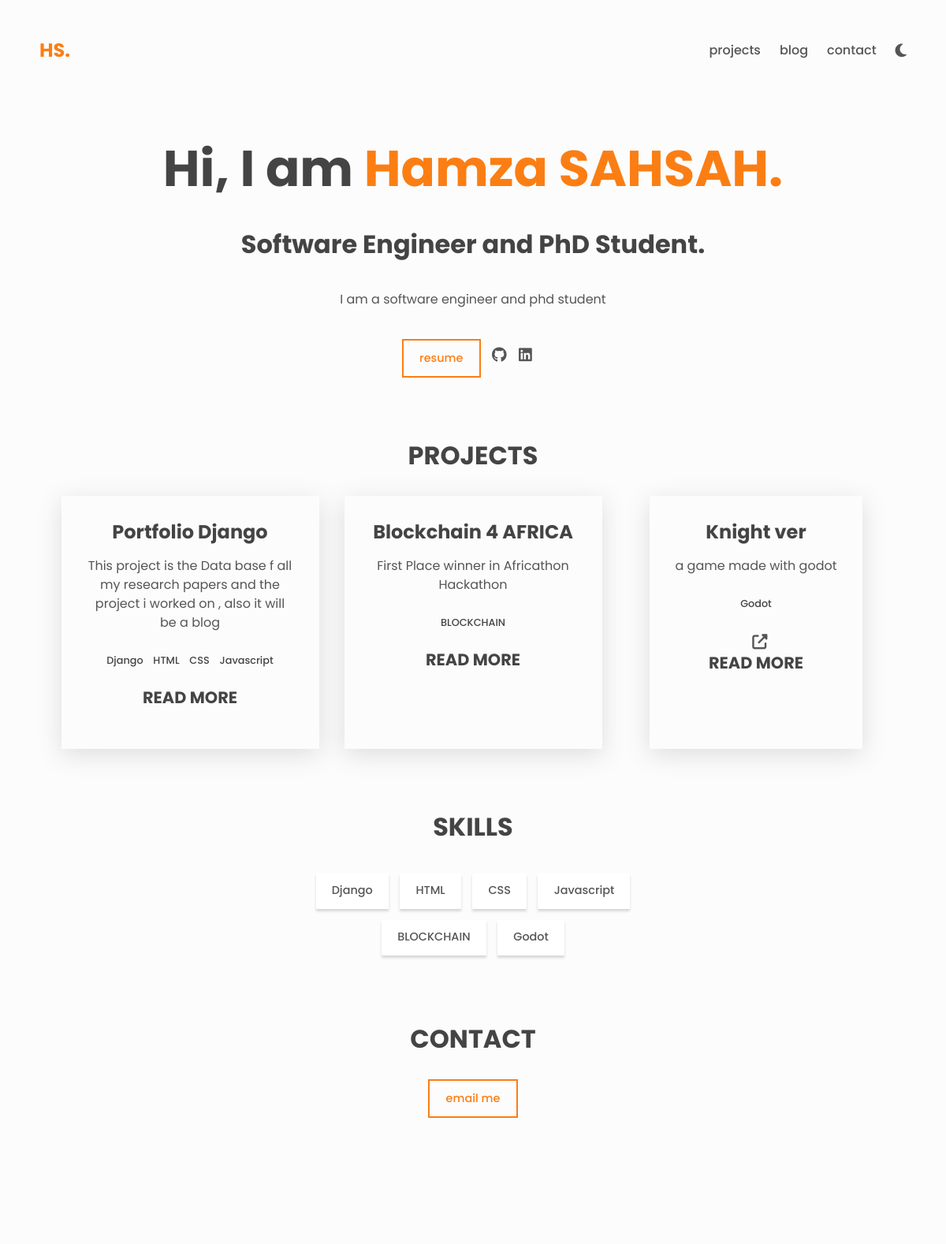
The page / on the database its author committed.
### portfolio/models.py (models this page shows, shortened)
class Persone(models.Model):
    name = models.TextField()
    role = models.TextField()
    description = models.TextField()
    resume = models.FileField()
    contact = models.TextField()
    email = models.TextField()
    github = models.TextField()
    linkedin = models.TextField()

class Project(models.Model):
    name = models.TextField()
    technologies = models.ManyToManyField(Technology)
    description = models.TextField()
    source = models.TextField(blank=True)
    live_example = models.TextField(blank=True)
    articale = models.TextField(blank=True)
    images = models.ManyToManyField(DImage)

class Technology(models.Model):
    name = models.TextField()

### blog/views.py (the view)
# urls.py: path("", views.main_page, name="main"),
def main_page(request):
    projects = Project.objects.all()
    technologies = Technology.objects.all()
    persone = Persone.objects.all()
    return render(
        request,
        "main.html",
        {"persone": persone, "projects": projects, "technologies": technologies},
    )

### blog/templates/main.html (shortened to what this page needs)
{% extends "base.html" %}
{% block content %}
    <main>
      <div class="about center">
        {% for person in persone%}
        <h1>Hi, I am <span class="about__name">{{person.name}}.</span></h1>
        <h2 class="about__role">{{person.role}}.</h2>
        <p class="about__desc">
          {{person.description}}
        </p>
        <div class="about__contact center">
          <a href="{% url 'resume'%}">
            <span class="btn btn--outline">Resume</span>
          </a>
          <a
            href="{{person.github}}"
            aria-label="github"
            class="link link--icon"
          >
            <i aria-hidden="true" class="fab fa-github"></i>
          </a>
          <a
            href="{{person.linkedin}}"
            aria-label="linkedin"
            class="link link--icon"
          >
            <i aria-hidden="true" class="fab fa-linkedin"></i>
          </a>
        </div>
        {% endfor %}
      </div>
      <section id="projects" class="section projects">
        <h2 class="section__title">Projects</h2>
        <div class="projects__grid">
            {% for project in projects %}
    <div class="project">
            <h3>{{project.name}}</h3>
            <p class="project__description">
              {{project.description}}
            </p>
            <ul class="project__stack">
              {% for tech in project.technologies.all %}
              <li class="project__stack-item">{{tech.name}}</li>
              {% endfor %}
            </ul>
            {% if  project.live_example %}
            <a
              href="{{project.live_example}}"
              aria-label="live preview"
              class="link link--icon"
            >
              <i aria-hidden="true" class="fas fa-external-link-alt"></i>
            </a>
            {% endif %}
            <h4 class="section__title"><a href={% url 'project' project.id %}>Read More</a></h4>
          </div>
        {% endfor %}
      </section>
      <section class="section skills" id="skills">
        <h2 class="section__title">Skills</h2>
        <ul class="skills__list">
          {% for tech in technologies%}
          <li  class="skills__list-item btn btn--plain">{{tech.name}}</li>
          {% endfor %}
        </ul>
      </section>
      <section class="section contact center" id="contact">
        <h2 class="section__title">Contact</h2>
        {% for person in persone%}
        <a href="mailto:{{person.email}}">
          <span class="btn btn--outline">Email me</span>
        </a>
        {% endfor %}
      </section>
    </main>
    <footer class="footer">
    </footer>
{% endblock content %}

### blog/static/style.css (style rules this page uses)
* { padding: 0; margin: 0; border: 0; outline: 0; background-color: inherit; color: inherit; font-family: inherit; font-size: inherit; box-shadow: none; box-sizing: border-box; }
html { scroll-behavior: smooth; }
body { font-family: "Poppins", sans-serif; line-height: 1.5; color: var(--clr-fg); background-color: var(--clr-bg); }
.light { --clr-bg: #fcfcfc; --clr-bg-alt: #fff; --clr-fg: #555; --clr-fg-alt: #444; --clr-primary: #fb7e14; --clr-secondary: #fac08e; --shadow: rgba(100, 100, 111, 0.2) 0px 7px 29px 0px; }
h1, h2, h3, h4 { line-height: 1.2; color: var(--clr-fg-alt); }
h1 { font-size: 4rem; }
h2 { font-size: 2rem; }
h3 { font-size: 1.5rem; }
h4 { font-size: 1.3rem; }
ul { list-style-type: none; }
a { text-decoration: none; }
.link { color: var(--clr-primary); padding: 0 0 0.3em 0; position: relative; }
.link::before { content: ""; display: inline; width: 0%; height: 0.2em; position: absolute; bottom: 0; background-color: var(--clr-secondary); transition: width 0.2s ease-in; }
.link--icon { color: var(--clr-fg); font-size: 1.2rem; }
.btn { display: block; padding: 0.8em 1.4em; font-weight: 500; font-size: 0.9rem; text-transform: lowercase; transition: transform 0.2s ease-in-out; }
.btn--outline { color: var(--clr-primary); border: 2px solid var(--clr-primary); position: relative; overflow: hidden; z-index: 1; }
.btn--outline:before { content: ""; position: absolute; background-color: var(--clr-primary); right: 100%; bottom: 0; left: 0; top: 0; z-index: -1; transition: right 0.2s ease-in-out; }
.btn--plain { text-transform: initial; background-color: var(--clr-bg-alt); box-shadow: rgba(0, 0, 0, 0.15) 0px 3px 3px 0px; border: 0; }
.center { display: flex; align-items: center; }
main { max-width: 1100px; width: 95%; margin: 0 auto; }
.section { margin-top: 5em; }
.section__title { text-align: center; margin-bottom: 1em; text-transform: uppercase; }
.about { flex-direction: column; margin-top: 3em; }
.about__name { color: var(--clr-primary); }
.about__role { margin-top: 1.2em; }
.about__desc { font-size: 1rem; max-width: 600px; }
.about__desc, .about__contact { margin-top: 2.4em; }
.about .link--icon { margin-right: 0.8em; }
.about .btn--outline { margin-right: 1em; }
.projects__grid { max-width: 1100px; margin: 0 auto; display: grid; grid-template-columns: repeat(auto-fit, minmax(18em, 1fr)); grid-gap: 2em; }
.project { padding: 2em; margin: 0 auto; text-align: center; box-shadow: var(--shadow); transition: transform 0.2s linear; }
.project__description { margin-top: 1em; }
.project__stack { display: flex; flex-wrap: wrap; justify-content: center; margin: 1.2em 0; }
.project__stack-item { margin: 0.5em; font-weight: 500; font-size: 0.8rem; color: var(--clr-fg-alt); }
.project .link--icon { margin-left: 0.5em; }
.skills__list { max-width: 450px; width: 95%; margin: 0 auto; display: flex; flex-wrap: wrap; justify-content: center; }
.skills__list-item { margin: 0.5em; }
.contact { flex-direction: column; }
.footer { padding: 3em 0; margin-top: 4em; text-align: center; }

### rows shown on the page
Persone: name "Hamza SAHSAH", role "Software Engineer and PhD Student", description "I am a software engineer and phd student"
Project: name "Portfolio Django", description "This project is the Data base f all my research papers and the project i worked on , also it will be a blog"
Technology: name "Django"
Technology: name "HTML"
Technology: name "CSS"
Technology: name "Javascript"
Project: name "Blockchain 4 AFRICA", description "First Place winner in Africathon Hackathon"
Technology: name "BLOCKCHAIN"
Project: name "Knight ver", description "a game made with godot"
Technology: name "Godot"
